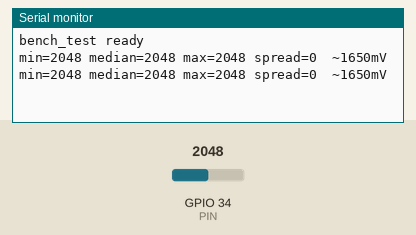
Recording of a program running on a simulated ESP32. On the bench: the last lines printed to the serial monitor. The inputs (shaded band) are chosen by the test bench; at power-on: GPIO 34 (PIN) = 2048 (analog values on the 0–4095 scale).

Above: at 1.2 s.
1.3 s: GPIO 34 (PIN) set to 2866
At 2.6 s:
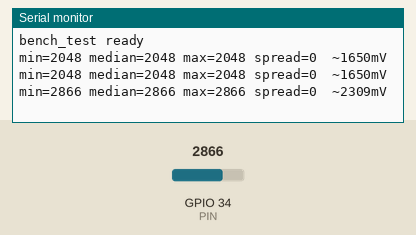
2.8 s: GPIO 34 (PIN) set to 3603
At 3.3 s:
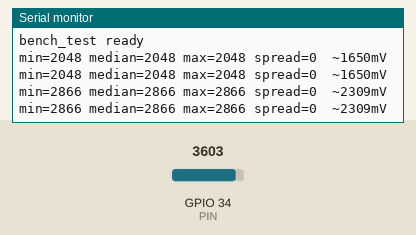
Timing chart, 0 to 5.8 s (numbered marks = the images above; inputs shaded):
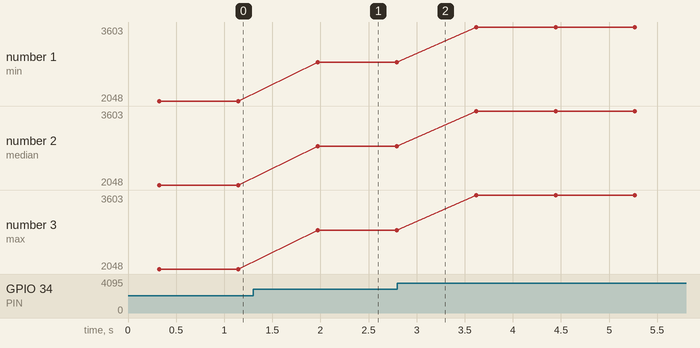

The program:

main.cpp
```cpp
// bench_test: one capacitive sensor, serial output only.
//
// Wiring: sensor VCC -> 3V3, GND -> GND, signal (AOUT) -> GPIO34.
//
// Run it four ways and note the median + spread each time:
//   1) signal wire unplugged   2) connected, in air
//   3) dipped to the line in a glass of water   4) back in air
#include <Arduino.h>

const int PIN = 34;   // ADC1 pin (ADC2 pins stop working once wifi is on)
const int N = 32;     // samples per printed line

int cmp(const void* a, const void* b) { return *(int*)a - *(int*)b; }

void setup() {
  Serial.begin(115200);
  analogReadResolution(12);                // 0..4095
  analogSetPinAttenuation(PIN, ADC_11db);  // ~0..3.3V range, set explicitly
  Serial.println("bench_test ready");
}

void loop() {
  int s[N];
  for (int i = 0; i < N; i++) { s[i] = analogRead(PIN); delay(10); }
  qsort(s, N, sizeof(int), cmp);
  Serial.printf("min=%d median=%d max=%d spread=%d  ~%dmV\n",
                s[0], s[N / 2], s[N - 1], s[N - 1] - s[0],
                analogReadMilliVolts(PIN));
  delay(500);
}
```

Measured:
- after the input at 1.3 s, the serial monitor: prints a new line after 0.67 s (image 1)
- plotted number 1: 2048 → 2866 after the input at 1.3 s, 2866 → 3603 after the input at 2.8 s
- plotted number 2: 2048 → 2866 after the input at 1.3 s, 2866 → 3603 after the input at 2.8 s
- plotted number 3: 2048 → 2866 after the input at 1.3 s, 2866 → 3603 after the input at 2.8 s
